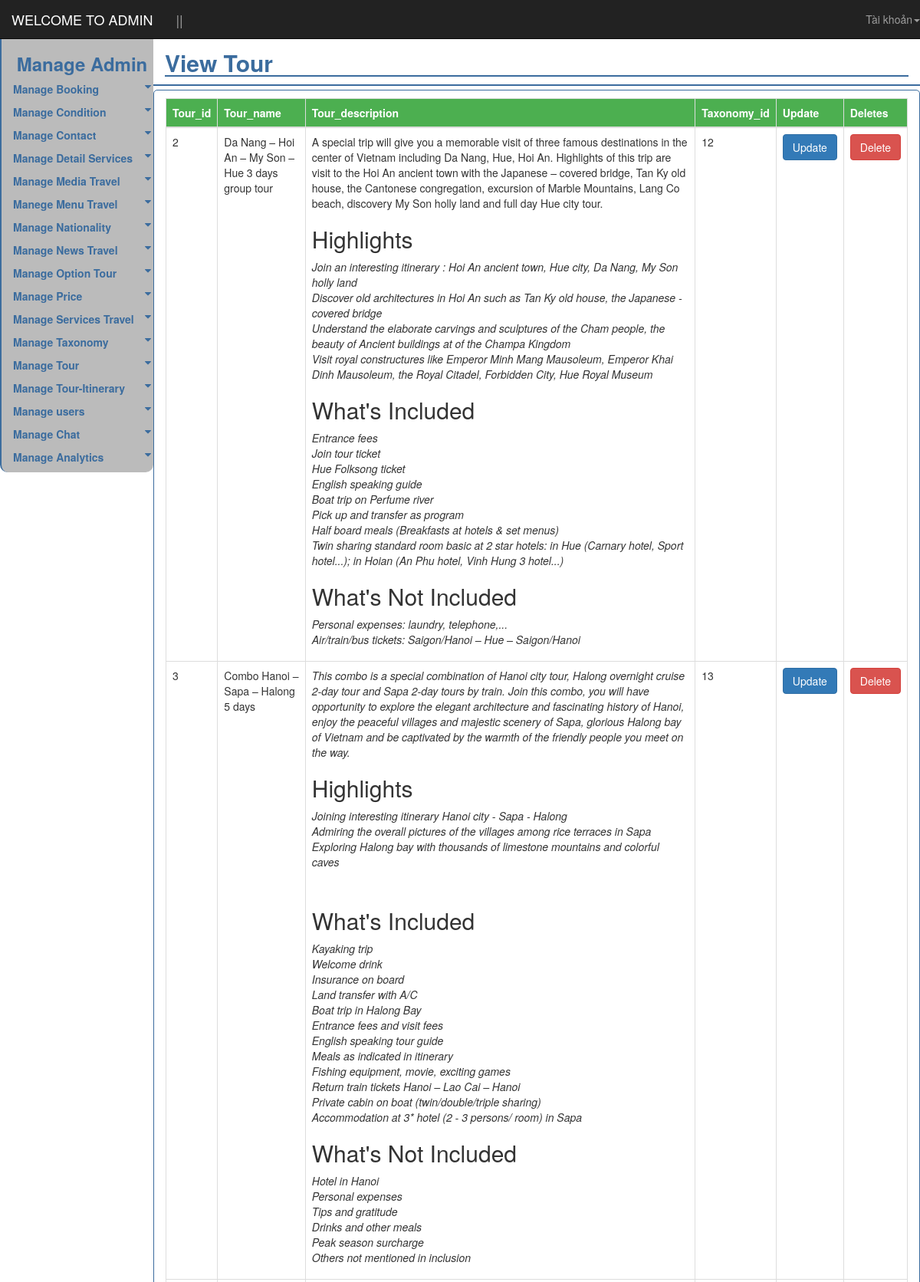
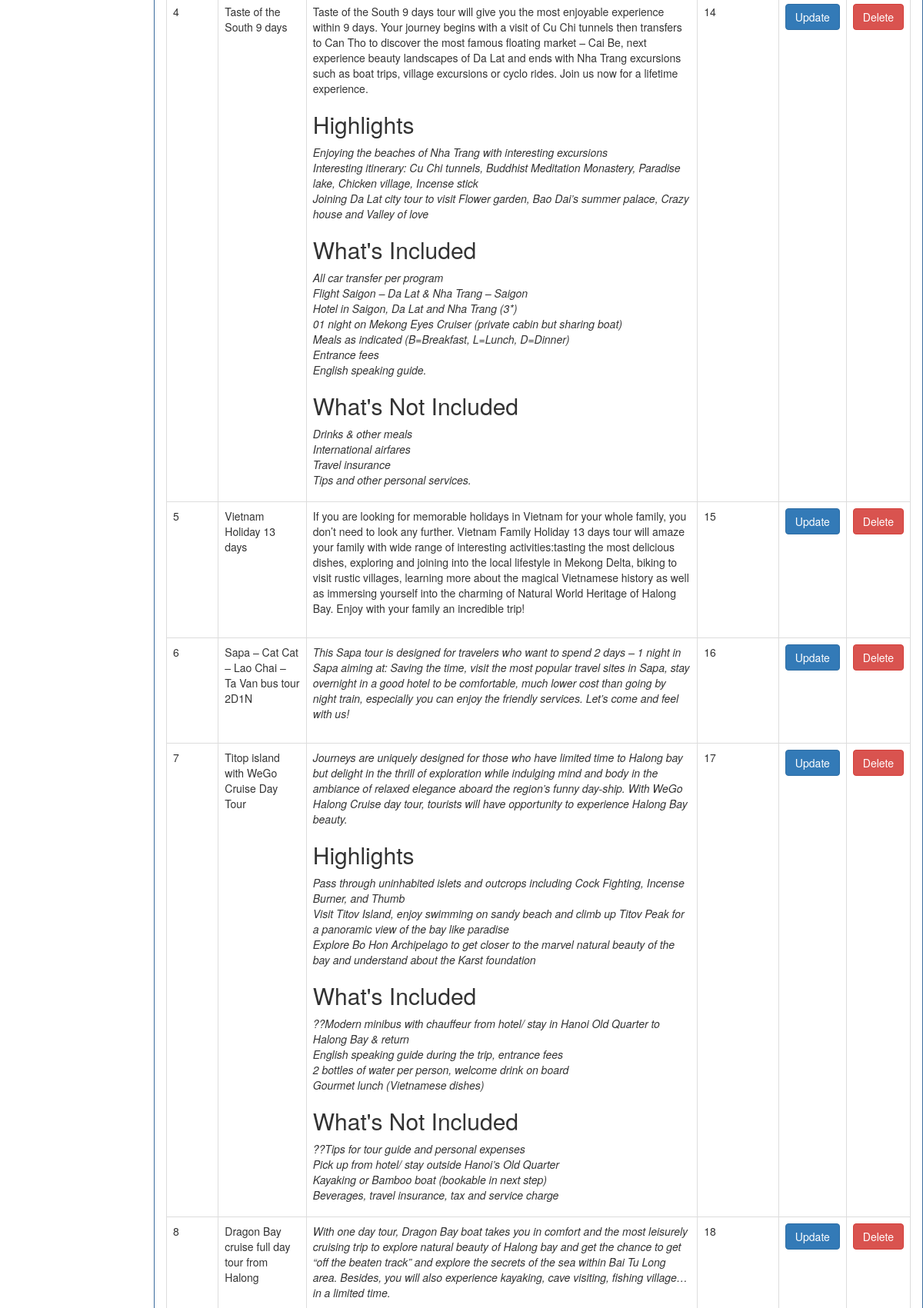
Screenshot of /admin/view-tour.php (upper part) with the database file from the repository (2 pictures, top to bottom).
### tables this page shows
CREATE TABLE `tour` (
  `tour_id` int(10) UNSIGNED NOT NULL,
  `tour_name` varchar(225) NOT NULL,
  `tour_description` text NOT NULL,
  `taxonomy_id` int(10) NOT NULL,
  `media_id` int(10) NOT NULL
);

### includes/VSCPDO.php (called while the page is built, shortened)
 <?php
class vsc_pdo {
	private $server;
	private $username;
	private $password;
	private $database;
	public $conn;
	function __construct($conn = null) {
		try {
			$this->conn = new PDO("mysql:host=$this->server;dbname=$this->database", $this->username, $this->password);
			$this->conn->exec("set names utf8");
			$this->conn->setAttribute(PDO::ATTR_DEFAULT_FETCH_MODE, PDO::FETCH_ASSOC);
		}
     catch (PDOException $e)
      {
			echo $e->getMessage();
			exit();
		}
	}
	function fetch_all($sql) {
		try {
			$stmt = $this->conn->prepare($sql);
			$stmt->execute();
			$rows = $stmt->fetchAll();
			return $rows;
		}
    catch (PDOException $e) {
			return false;
		}
	}
	function getConnection($conn=null) {
		$arr = explode(",", $conn);
			$this->server = @$arr[0];
			$this->username = @$arr[1];
			$this->password = @$arr[2];
			$this->database = @$arr[3];
	}
}
 ?>

### admin/view-tour.php (the view, shortened to what this page needs)
<?php
		require("templates/header-admin.php");
		require("templates/sidebar-admin.php");
		require("../includes/VSCPDO.php");
		$vsc = new vsc_pdo("localhost,root,,travel");
		$row = $vsc->fetch_all("select * from tour");
 ?>
  	  <section>
  	  	<div id="content_admin" class="col-md-10 col-xs-8" style="border-bottom:2px solid #3b6c9e;">
         		<h2 class="title_content_admin">View Tour</h2>
  		</div>
		   <div id="content_admin2" class="col-md-10 col-xs-8" style="border:1px solid #3b6c9e;border-radius:5px; margin-top:5px; ">
		                  <div class="table-responsive">
		                <table class="table table-bordered warning">
		                    <thead>
		                        <tr>
		                            <th>Tour_id</th>
		                            <th>Tour_name</th>
		                            <th>Tour_description</th>
		                            <th>Taxonomy_id</th>
		                             <th>Update</th>
		                            <th>Deletes</th>
		                        </tr>
		                    </thead>
		                    <tbody>
													<?php
															foreach($row as $value){
													 ?>
													 <tr>
														<td><?php echo $value["tour_id"]; ?></td>
														<td><?php echo $value["tour_name"]; ?></td>
														<td><?php echo $value["tour_description"]; ?></td>
														<td><?php echo $value["taxonomy_id"]; ?></td>
															<form  action="update-tour.php" method="post">
																	<td><button class="btn btn-primary" type="submit" name="sub-up">Update</button></td>
															</form>
														<form method="post" action="delete-tour.php">
															<td><button onclick="return confirm('are you sure?');" class="btn btn-danger" type="submit" name="sub-delete">Delete</button></td>
														</form>
													</tr>
													<?php } ?>
		                    </tbody>
		                </table>
		             </div>
		        </div>
  	  </section>
		</body>
		</html>

### admin/css/style.css (style rules this page uses)
* { padding: 0; margin: 0; box-sizing:border-box; -moz-box-sizing:border-box; -webkit-box-sizing:border-box; }
body { background: url("../IMG/hoa.jpg") no-repeat; }
#content_admin { margin-top: 25px; }
#content_admin h2 { color:#3b6c9e; font-weight: bold; font-family: family-name|generic-family|initial|inherit;border-bottom:2px solid #3b6c9e; }
#content_admin2 table { margin-top: 10px; }
table thead tr th { background-color:#4CAF50; color:white; }

### rows the page displays
tour: tour_id "2", tour_name "Da Nang – Hoi An – My Son – Hue 3 days group tour", tour_description "A special trip will give you a memorable visit of three famous destinations in the center of Vietnam including Da Nang, Hue, Hoi An. Highlights of this trip are visit to the Hoi An ancient town with the Japanese – covered bridge, Tan Ky old house, the Cantonese congregation, excursion of Marble Mountains, Lang Co beach, discovery My Son holly land and full day Hue city tour. Highlights Join an interesting itinerary : Hoi An ancient town, Hue city, Da Nang, My Son holly land Discover old architectures in Hoi An such as Tan Ky old house, the Japanese - covered bridge Understand the elaborate carvings and sculptures of the Cham people, the beauty of Ancient buildings at of the Champa Kingdom…", taxonomy "12"
tour: tour_id "3", tour_name "Combo Hanoi – Sapa – Halong 5 days", tour_description "This combo is a special combination of Hanoi city tour, Halong overnight cruise 2-day tour and Sapa 2-day tours by train. Join this combo, you will have opportunity to explore the elegant architecture and fascinating history of Hanoi, enjoy the peaceful villages and majestic scenery of Sapa, glorious Halong bay of Vietnam and be captivated by the warmth of the friendly people you meet on the way. Highlights Joining interesting itinerary Hanoi city - Sapa - Halong Admiring the overall pictures of the villages among rice terraces in Sapa Exploring Halong bay with thousands of limestone mountains and colorful caves What's Included Kayaking trip Welcome drink Insurance on board Land transfer…", taxonomy "13"
tour: tour_id "4", tour_name "Taste of the South 9 days", tour_description "Taste of the South 9 days tour will give you the most enjoyable experience within 9 days. Your journey begins with a visit of Cu Chi tunnels then transfers to Can Tho to discover the most famous floating market – Cai Be, next experience beauty landscapes of Da Lat and ends with Nha Trang excursions such as boat trips, village excursions or cyclo rides. Join us now for a lifetime experience. Highlights Enjoying the beaches of Nha Trang with interesting excursions Interesting itinerary: Cu Chi tunnels, Buddhist Meditation Monastery, Paradise lake, Chicken village, Incense stick Joining Da Lat city tour to visit Flower garden, Bao Dai’s summer palace, Crazy house and Valley of love What's…", taxonomy "14"
tour: tour_id "5", tour_name "Vietnam Holiday 13 days", tour_description "If you are looking for memorable holidays in Vietnam for your whole family, you don’t need to look any further. Vietnam Family Holiday 13 days tour will amaze your family with wide range of interesting activities:tasting the most delicious dishes, exploring and joining into the local lifestyle in Mekong Delta, biking to visit rustic villages, learning more about the magical Vietnamese history as well as immersing yourself into the charming of Natural World Heritage of Halong Bay. Enjoy with your family an incredible trip!", taxonomy "15"
tour: tour_id "6", tour_name "Sapa – Cat Cat – Lao Chai – Ta Van bus tour 2D1N", tour_description "This Sapa tour is designed for travelers who want to spend 2 days – 1 night in Sapa aiming at: Saving the time, visit the most popular travel sites in Sapa, stay overnight in a good hotel to be comfortable, much lower cost than going by night train, especially you can enjoy the friendly services. Let’s come and feel with us!", taxonomy "16"
tour: tour_id "7", tour_name "Titop island with WeGo Cruise Day Tour", tour_description "Journeys are uniquely designed for those who have limited time to Halong bay but delight in the thrill of exploration while indulging mind and body in the ambiance of relaxed elegance aboard the region’s funny day-ship. With WeGo Halong Cruise day tour, tourists will have opportunity to experience Halong Bay beauty. Highlights Pass through uninhabited islets and outcrops including Cock Fighting, Incense Burner, and Thumb Visit Titov Island, enjoy swimming on sandy beach and climb up Titov Peak for a panoramic view of the bay like paradise Explore Bo Hon Archipelago to get closer to the marvel natural beauty of the bay and understand about the Karst foundation What's Included ??Modern…", taxonomy "17"
tour: tour_id "8", tour_name "Dragon Bay cruise full day tour from Halong", tour_description "With one day tour, Dragon Bay boat takes you in comfort and the most leisurely cruising trip to explore natural beauty of Halong bay and get the chance to get “off the beaten track” and explore the secrets of the sea within Bai Tu Long area. Besides, you will also experience kayaking, cave visiting, fishing village… in a limited time.", taxonomy "18"
